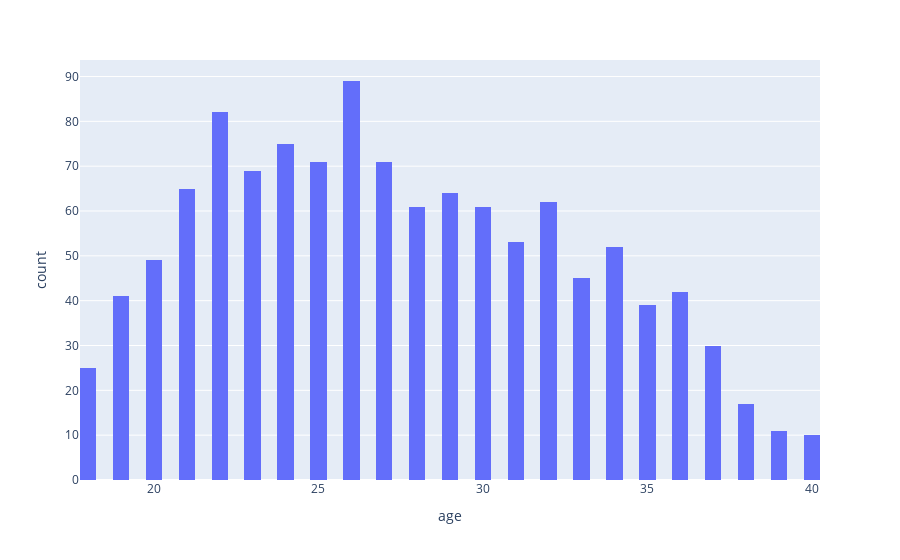

This figure's notebook cell:
### Code cell
filtered_df = goalkeepers_df[(goalkeepers_df['age'] >= 18) & 
                  (goalkeepers_df['age'] <= 40)]

fig = px.histogram(filtered_df, 
                   x='age', 
                   labels={'age': 'age'},
                   nbins=100)

fig.show()

### Figure 1 — Plotly figure (JSON) as saved in the notebook; plotly's stock layout.template omitted (floating-point values rounded to 4 significant figures; data arrays with more than 128 entries replaced by an {"elided": "..."} marker saying what was removed)
{"data": [{"alignmentgroup": "True", "bingroup": "x", "hovertemplate": "age=%{x}<br>count=%{y}<extra></extra>", "legendgroup": "", "marker": {"color": "#636efa", "pattern": {"shape": ""}}, "name": "", "nbinsx": 100, "offsetgroup": "", "orientation": "v", "showlegend": false, "type": "histogram", "x": {"elided": "1184 int values"}, "xaxis": "x", "yaxis": "y"}], "layout": {"barmode": "relative", "legend": {"tracegroupgap": 0}, "margin": {"t": 60}, "xaxis": {"anchor": "y", "domain": [0, 1], "title": {"text": "age"}}, "yaxis": {"anchor": "x", "domain": [0, 1], "title": {"text": "count"}}}}
